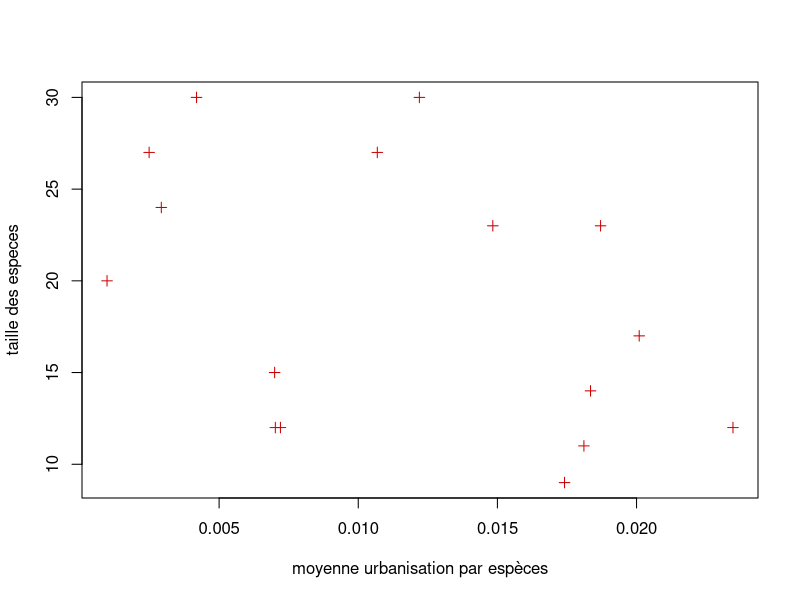

Recreate this plot in R.
## ---- chunk 1
knitr::opts_chunk$set(fig.align="center", fig.width=6, fig.height=6, fig.path="Figs/", echo=TRUE, warning=FALSE, message=FALSE, cache=TRUE)
## ---- chunk 2
library(tidyverse)
library(ade4)

#library(rpart)

#library(MASS)
## ---- chunk 3
habitat = read.table("../data/habitat.tsv", sep = "\t",
                     stringsAsFactors = T, header = T, na.strings = T)
habitat = habitat[,-2:-3] # on supprime le qualitatif

especes = read.table("../data/especes.tsv", sep = "\t",
                     stringsAsFactors = T, header = T, na.strings = T)

commu = read.table("../data/communautes.tsv", sep = "\t",
                   stringsAsFactors = T, header = T, na.strings = T)
## ---- chunk 4
# Récupération des noms des colonnes correspondant aux espèces (colonnes 2 à 17)
vectNom <- c("Myo", "Gem", "Meh", "Col", "Lon", "Cir", "Euh", "Orc", "Euj", "Cof", "Dep", "Mas", "Maf", "Saa", "Elm", "Tul")

# Création d'une liste vide pour stocker les sous-ensembles
listSubsets = list()
# Parcours de toutes les espèces
for (i in 1:length(vectNom)) {
  especesActu = vectNom[i]
  # Extraction des numéros de lieu (IdPE) où l'espèce a une présence (valeur 1)
  foosubset = commu$IdPE[commu[[especesActu]] == 1]
  listSubsets[[especesActu]] = foosubset
}

# /!\ va faire vla des lignes de variables :
## ---- chunk 5
for (i in seq_along(vectNom)) {
  subset_name <- paste0(vectNom[i], "habitat")
  assign(subset_name, subset(habitat, IdPE %in% listSubsets[[vectNom[i]]]))
  
  # Modify column 20 with corresponding 'Taille' value
  temp_df <- get(subset_name)
  temp_df[, 18] <- especes$Taille[i]
  assign(subset_name, temp_df)
}
## ---- chunk 6
chi_results <- list()
for (nom in vectNom) {
  subset_name <- paste0(nom, "habitat")
  temp_df <- get(subset_name)
  
  if ("bati" %in% colnames(temp_df)) {  # Ensure 'bati' column exists
    chi_results[[nom]] <- chisq.test(temp_df$bati)
  } else {
    chi_results[[nom]] <- paste("Column 'bati' not found in", subset_name)
  }
}
## ---- chunk 7
meanList = c()

meanList = append(meanList, mean(Myohabitat$bati))
meanList = append(meanList, mean(Gemhabitat$bati))
meanList = append(meanList, mean(Mehhabitat$bati))
meanList = append(meanList, mean(Colhabitat$bati))
meanList = append(meanList, mean(Lonhabitat$bati))
meanList = append(meanList, mean(Cirhabitat$bati))
meanList = append(meanList, mean(Euhhabitat$bati))
meanList = append(meanList, mean(Orchabitat$bati))
meanList = append(meanList, mean(Eujhabitat$bati))
meanList = append(meanList, mean(Cofhabitat$bati))
meanList = append(meanList, mean(Dephabitat$bati))
meanList = append(meanList, mean(Mashabitat$bati))
meanList = append(meanList, mean(Mafhabitat$bati))
meanList = append(meanList, mean(Saahabitat$bati))
meanList = append(meanList, mean(Elmhabitat$bati))
meanList = append(meanList, mean(Tulhabitat$bati))

## ---- chunk 8
#normalité : 
shapiro.test(meanList)
shapiro.test(especes$Taille)
## ---- chunk 9
plot(meanList,especes$Taille,
     pch =3, col = "red3",
     ylab = "taille des especes",xlab = "moyenne urbanisation par espèces") 
## ---- chunk 10
library(lmtest)
bptest(meanList~especes$Taille)
## ---- chunk 11
cor.test(especes$Taille,meanList,
         method = "pearson")

cor.test(especes$Taille,meanList,
         method = "kendall")

cor.test(especes$Taille,meanList,
         method = "spearman")
